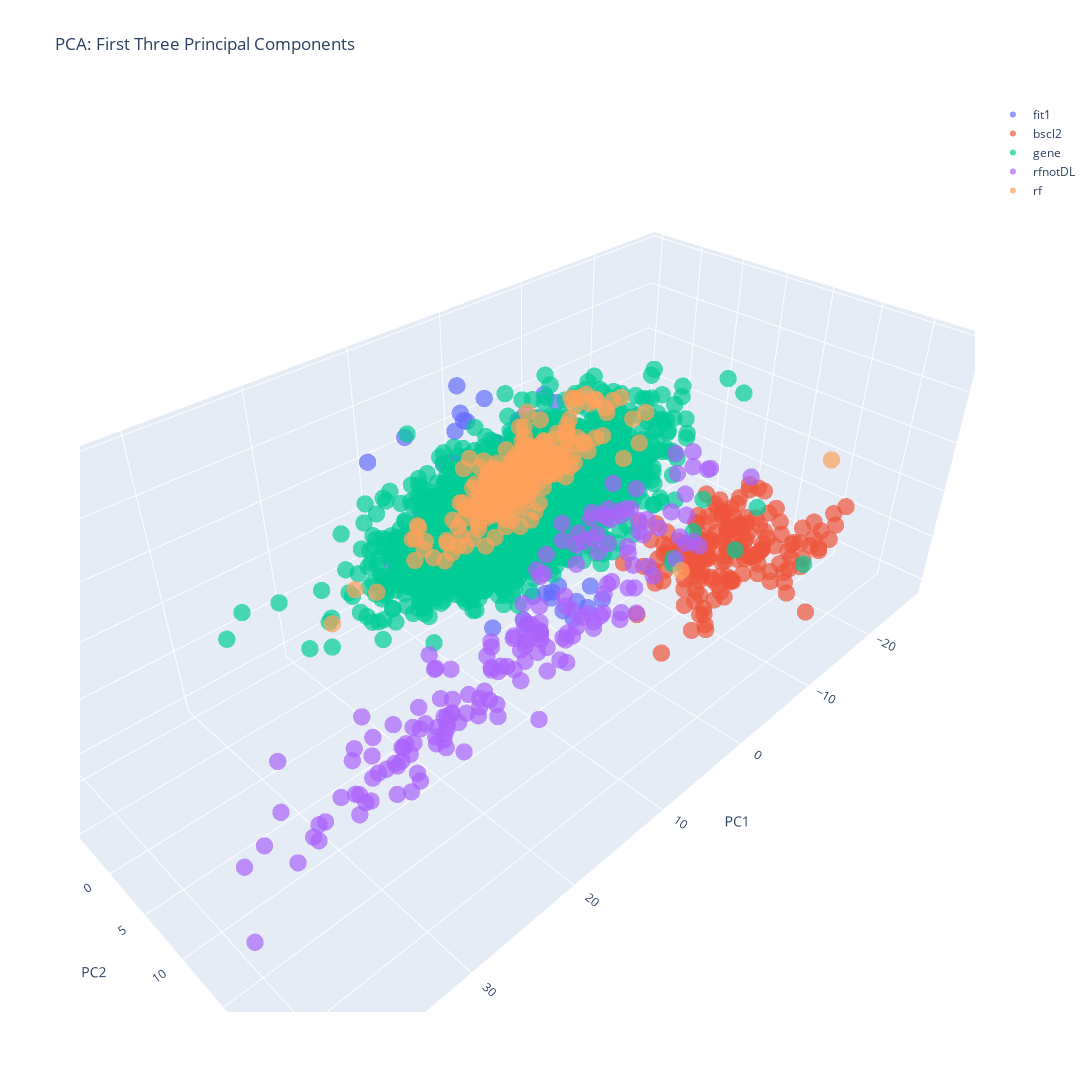

Write notebook code for a chart like this one.
### Code cell
# Perform PCA on the feature columns only
from sklearn.preprocessing import StandardScaler
from sklearn.decomposition import PCA
from matplotlib import pyplot as plt
import numpy as np


def preprocess_data(df, feature_cols):
    """Standardize the feature data."""
    X = df[feature_cols]
    scaler = StandardScaler()
    X_scaled = scaler.fit_transform(X)
    return X, X_scaled


def perform_pca(X_scaled):
    """Perform PCA and return transformed data and PCA object."""
    pca = PCA()
    X_pca = pca.fit_transform(X_scaled)
    return X_pca, pca


def plot_explained_variance(pca):
    """Plot the cumulative explained variance ratio."""
    explained_variance_ratio = pca.explained_variance_ratio_
    cumulative_variance_ratio = np.cumsum(explained_variance_ratio)

    plt.figure(figsize=(10, 6))
    plt.plot(
        range(1, len(explained_variance_ratio) + 1), cumulative_variance_ratio, "bo-"
    )
    plt.xlabel("Number of Components")
    plt.ylabel("Cumulative Explained Variance Ratio")
    plt.title("PCA Explained Variance Ratio")
    plt.grid(True)
    plt.show()

    return cumulative_variance_ratio


def create_dimension_reduction_df(
    X_transformed, n_components, prefix, df_original, type_col="type"
):
    """Create a DataFrame with dimensionality reduction results."""
    columns = [f"{prefix}{i + 1}" for i in range(n_components)]
    result_df = pd.DataFrame(X_transformed[:, :n_components], columns=columns)
    result_df[type_col] = df_original[type_col]
    return result_df


# Main execution
X, X_scaled = preprocess_data(df, FEATURE_COLS)
X_pca, pca = perform_pca(X_scaled)
plot_explained_variance(pca)

# Create PCA DataFrame and plot
pca_df = create_dimension_reduction_df(X_pca, 3, "PC", df)
pca_fig = plot_3d_scatter(
    pca_df, "PC1", "PC2", "PC3", title="PCA: First Three Principal Components"
)
save_plot(pca_fig, "pca_3d_plot.html")

### Figure 1 — Plotly figure (JSON) as saved in the notebook; plotly's stock layout.template omitted (floating-point values rounded to 4 significant figures; data arrays with more than 128 entries replaced by an {"elided": "..."} marker saying what was removed)
{"data": [{"marker": {"opacity": 0.7, "size": 6}, "mode": "markers", "name": "fit1", "type": "scatter3d", "x": [5.03, 4.551, 11.38, 4.675, -1.483, -0.9772, 1.084, 0.6254, -1.399, 1.435, 1.239, 1.164, 1.674, 1.34, 2.044, -0.5656, 3.489, 6.347, 10.73, 8.34, 4.648, 3.046, -0.5739, 0.7064, -5.3, -0.7157, 1.828, -1.812, -8.302, -5.667, -6.078, -9.104, -5.169, 5.023, 3.257, 1.16, 2.458, -3.031, 2.629, -4.558, 3.237, 7.392, 3.519, 4.573, -1.815, -7.392, 1.717, -2.31, 2.462, 0.9309, 5.526, -3.036, 3.911, 5.232, 3.993, 2.743, 6.005, 5.443, 3.496, 4.753, -1.396, -0.6493, 0.4635, -7.285, 1.374, 1.244, 2.915, 3.755, -1.786, -0.869, 2.417, -2.114, -0.009447, 11.27, 0.701, 1.979, 7.206, 1.507, 1.395, -0.8436, -2.307, -1.927, 1.267, -5.547, -3.416, -6.4, -7.139, -4.261], "y": [-6.555, -7.626, -5.919, -9.514, -7.747, -9.773, -8.801, -7.775, -4.785, -4.973, -2.125, -2.785, -2.773, -6.67, -2.761, -1.731, 5.387, 6.003, 6.401, 7.55, 4.978, 5.74, 8.408, 6.085, -3.169, -2.994, -5.766, -4.562, -6.655, -5.792, -7.639, -5.629, -9.53, -3.861, -5.533, -6.939, -6.422, -5.31, -7.366, -5.112, -7.729, -2.977, -4.416, -6.446, -3.814, -5.502, -2.729, -2.321, -5.586, -6.577, -6.378, -0.05244, -3.491, -8.859, -8.424, -4.761, -4.459, 0.4426, -1.122, -2.37, -3.21, -3.755, -2.905, 0.05444, 4.935, 6.687, 6.981, 5.058, 5.656, 5.146, 5.067, 5.624, -8.48, -7.998, -8.906, -5.797, -7.955, -7.461, -4.107, -9.848, -5.729, -4.936, -6.5, -7.031, -4.97, -5.489, -5.782, -4.918], "z": [-2.754, -2.16, -2.691, -4.582, -0.4179, -1.394, -0.4194, -0.1266, 3.418, 4.145, 5.154, 3.384, 5.498, 2.774, 5.417, 7.962, -4.462, -5.983, -3.566, -3.393, -4.355, -4.352, -5.663, -1.393, 0.8087, 1.992, 2.253, 1.086, 2.026, 1.489, 3.887, 5.365, 0.9666, 2.066, 4.058, 3.158, 2.607, 3.371, 3.041, 6.023, 3.057, 2.135, 2.962, -0.08221, 2.88, 6.868, 6.587, 5.327, -1.419, -2.803, -1.045, 1.732, 0.1328, -2.079, -0.8955, -0.7874, -1.544, -3.155, -2.606, -0.7161, -0.877, -0.4355, -1.474, 3.345, -5.009, -7.777, -5.79, -8.865, -8.751, -7.848, -5.722, -6.499, 5.811, 6.34, 4.819, 7.502, 7.132, 10.17, 10.12, 5.728, 1.681, 0.8577, -1.16, 3.775, 4.152, 3.3, 4.399, 2.047]}, {"marker": {"opacity": 0.7, "size": 6}, "mode": "markers", "name": "bscl2", "type": "scatter3d", "x": {"elided": "176 float values"}, "y": {"elided": "176 float values"}, "z": {"elided": "176 float values"}}, {"marker": {"opacity": 0.7, "size": 6}, "mode": "markers", "name": "gene", "type": "scatter3d", "x": {"elided": "3520 float values"}, "y": {"elided": "3520 float values"}, "z": {"elided": "3520 float values"}}, {"marker": {"opacity": 0.7, "size": 6}, "mode": "markers", "name": "rfnotDL", "type": "scatter3d", "x": {"elided": "176 float values"}, "y": {"elided": "176 float values"}, "z": {"elided": "176 float values"}}, {"marker": {"opacity": 0.7, "size": 6}, "mode": "markers", "name": "rf", "type": "scatter3d", "x": {"elided": "264 float values"}, "y": {"elided": "264 float values"}, "z": {"elided": "264 float values"}}], "layout": {"height": 1200, "scene": {"xaxis": {"title": {"text": "PC1"}}, "yaxis": {"title": {"text": "PC2"}}, "zaxis": {"title": {"text": "PC3"}}}, "showlegend": true, "title": {"text": "PCA: First Three Principal Components"}, "width": 1200}}
